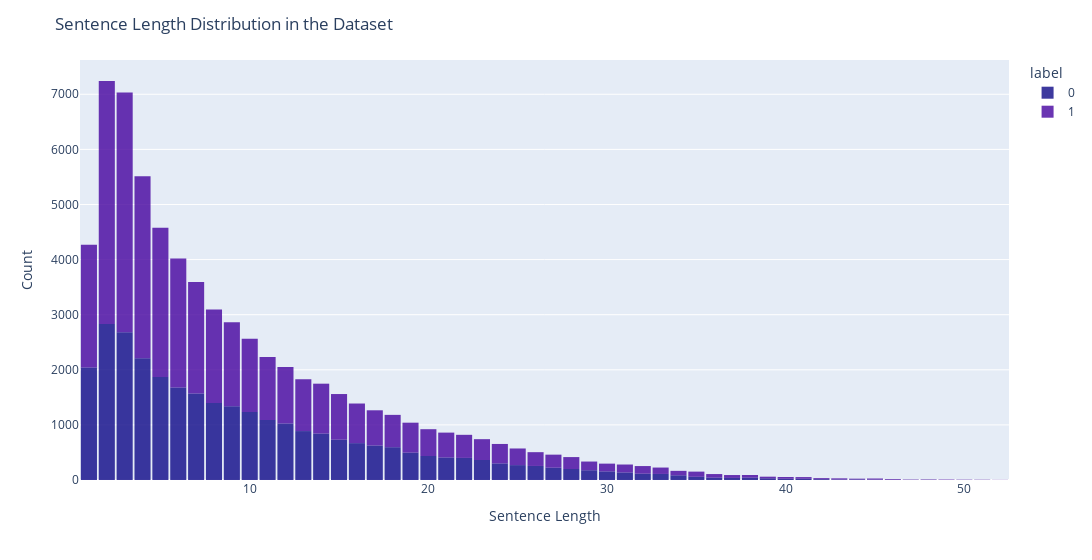

The notebook cell saved with this chart:
### Code cell
length = [len(sentence.split()) for sentence in dataset["sentence"]]

fig = px.histogram(
    dataset, 
    x=length, 
    color="label",
    color_discrete_sequence=px.colors.sequential.Plasma,
    width=1600,
)
fig.update_layout(
    title_text="Sentence Length Distribution in the Dataset",
    xaxis_title_text="Sentence Length",
    yaxis_title_text="Count",
    bargap=0.1,
)
fig.update_traces(showlegend=True, opacity=0.8)
fig.show()

### Figure 1 — Plotly figure (JSON) as saved in the notebook; plotly's stock layout.template omitted (floating-point values rounded to 4 significant figures; data arrays with more than 128 entries replaced by an {"elided": "..."} marker saying what was removed)
{"data": [{"alignmentgroup": "True", "bingroup": "x", "hovertemplate": "label=0<br>x=%{x}<br>count=%{y}<extra></extra>", "legendgroup": "0", "marker": {"color": "#0d0887", "pattern": {"shape": ""}}, "name": "0", "offsetgroup": "0", "opacity": 0.8, "orientation": "v", "showlegend": true, "type": "histogram", "x": {"elided": "29780 int values"}, "xaxis": "x", "yaxis": "y"}, {"alignmentgroup": "True", "bingroup": "x", "hovertemplate": "label=1<br>x=%{x}<br>count=%{y}<extra></extra>", "legendgroup": "1", "marker": {"color": "#46039f", "pattern": {"shape": ""}}, "name": "1", "offsetgroup": "1", "opacity": 0.8, "orientation": "v", "showlegend": true, "type": "histogram", "x": {"elided": "37569 int values"}, "xaxis": "x", "yaxis": "y"}], "layout": {"bargap": 0.1, "barmode": "relative", "legend": {"title": {"text": "label"}, "tracegroupgap": 0}, "margin": {"t": 60}, "title": {"text": "Sentence Length Distribution in the Dataset"}, "width": 1600, "xaxis": {"anchor": "y", "domain": [0, 1], "title": {"text": "Sentence Length"}}, "yaxis": {"anchor": "x", "domain": [0, 1], "title": {"text": "Count"}}}}
